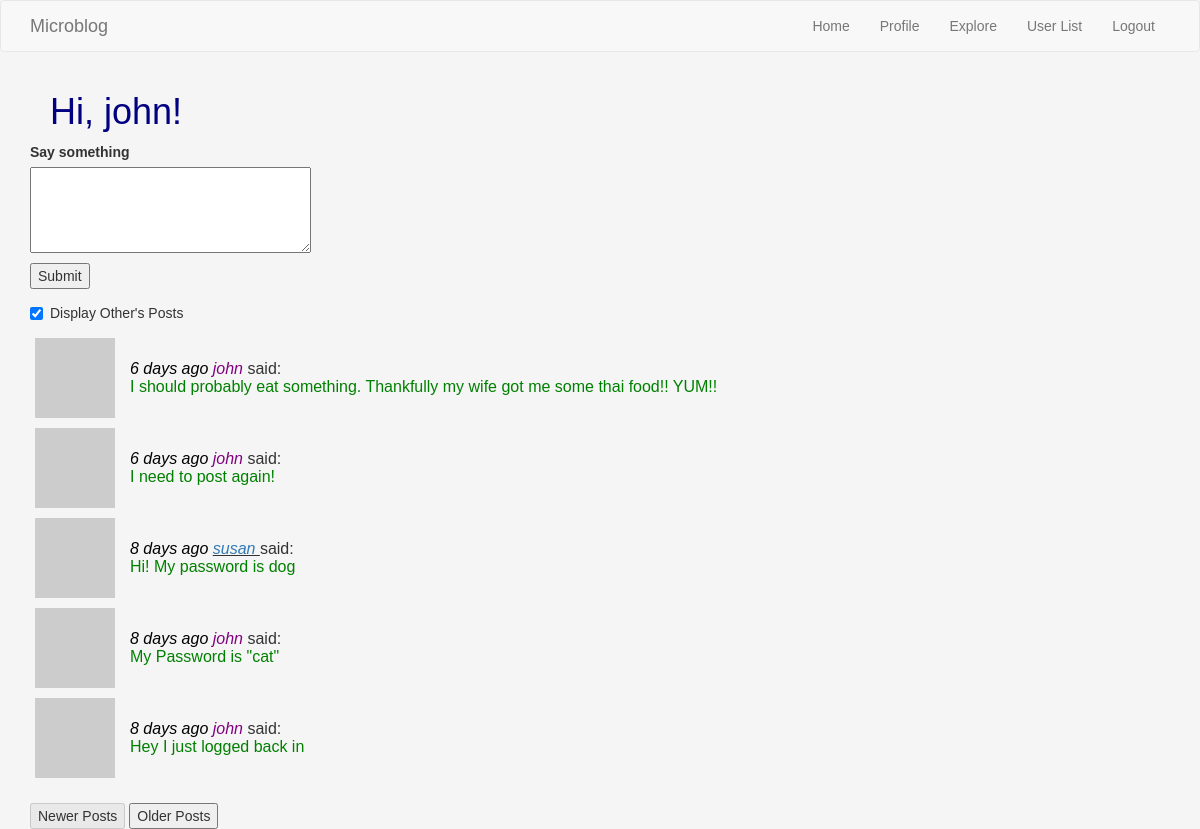
The app's page /index (signed in) with its own data.
### webapp/models.py (models this page shows, shortened)
class User(UserMixin, db.Model):
    id = db.Column(db.Integer, primary_key=True)
    username = db.Column(db.String(64), index=True, unique=True)
    email = db.Column(db.String(120), index=True, unique=True)
    password_hash = db.Column(db.String(128))
    posts = db.relationship('Post', backref='author', lazy='dynamic')
    about_me = db.Column(db.String(140))
    last_seen = db.Column(db.DateTime, default=datetime.utcnow)
    followed = db.relationship(
        'User', secondary=followers,
        primaryjoin=(followers.c.follower_id == id),
        secondaryjoin=(followers.c.followed_id == id),
        backref=db.backref('followers', lazy='dynamic'), lazy='dynamic')
    def followed_posts(self):
        followed = Post.query.join(
            followers, (followers.c.followed_id == Post.user_id)).filter(
            followers.c.follower_id == self.id)
        own = Post.query.filter_by(user_id=self.id)
        return followed.union(own).order_by(Post.timestamp.desc())
    def __repr__(self):
        return '<User {}>'.format(self.username)
    def avatar(self, size):
        digest = md5(self.email.lower().encode('utf-8')).hexdigest()
        return 'https://www.gravatar.com/avatar/{}?d=identicon&s={}'.format(digest, size)

class Post(db.Model):
    id = db.Column(db.Integer, primary_key=True)
    body = db.Column(db.String(140))
    timestamp = db.Column(db.DateTime, index=True, default=datetime.utcnow)
    user_id = db.Column(db.Integer, db.ForeignKey('user.id'))

### webapp/routes.py (the view)
@webapp.route('/', methods=['GET', 'POST'])
@webapp.route('/index', methods=['GET', 'POST'])
@login_required
def index():
    form = PostForm()
    print("form =", id(form), id(form.post))
    print(f"post.data = {form.post.data}")
    if form.validate_on_submit():
        post = Post(body=form.post.data, author=current_user)
        db.session.add(post)
        db.session.commit()
        flash(_('Your post is now live!'))
        return redirect(url_for('index'))
    page, others, max_pages, posts = get_page_list(user=current_user,
                                                   others="yes",
                                                   page=1)
    print("right before render_template:")
    return render_template("index.html",
                           title='Home Page',
                           user=current_user,
                           form=form,
                           page=page,
                           posts=posts,
                           others=others,
                           max_pages=max_pages)

### webapp/forms.py
class PostForm(FlaskForm):
    post = TextAreaField('Say something', validators=[
        DataRequired(), Length(min=1, max=140)])
    submit = SubmitField('Submit')

### webapp/models.py (called while the page is built)
@login.user_loader
def load_user(id):
    return User.query.get(int(id))

### webapp/routes.py (called while the page is built)
@webapp.before_request
def before_request():
    if current_user.is_authenticated:
        current_user.last_seen = datetime.utcnow()
        db.session.commit()

### webapp/templates/index.html (shortened to what this page needs)
{% extends "base.html" %}
{% block app_content %}
    <h1>Hi, {{ current_user.username }}!</h1>
    {% if form %}
        <form action="" method="post">
            <p>
                {{ form.post.label }}<br>
                {{ form.post(cols=32, rows=4) }}<br>
            </p>
            <p>{{ form.submit() }}</p>
        </form>
    {% endif %}
    {% if others and others != "all" %}
        <div class="checkbox">
            <label>
                <input id="others_check" type="checkbox" onclick="othersCheckCallback()">  Display Other's Posts
            </label>
        </div>
    {% endif %}
    {% include '_post_table.html' %}
    <br>
    {% include '_new_old_buttons.html' %}
{% endblock %}

### webapp/templates/_post.html
<tr class="blog">
    <td class="blog"><img src="{{ post.author.avatar(36) }}" alt="Avatar"></td>
    <td class="blog">
            <span class="timestamp">{{ moment(post.timestamp).fromNow() }}</span>
        {% if current_user.username != post.author.username %}
            <span class="blog_name_ref"><a href="{{  url_for('user', username=post.author.username) }}"> {{ post.author.username }} </a></span>
        {% else %}
            <span class="blogname">{{ post.author.username }}</span>
        {% endif %}
        said:
        <br><span class="blogpost"> {{  post.body }}</span></td>
</tr>

### webapp/static/css/mystyle.css (style rules this page uses)
body { background-color: whitesmoke; font-family: Verdana, Arial, Helvetica, sans-serif; }
h1 { color: navy; margin-left: 20px; }
.blog { vertical-align:center }
.blogname { color: purple; font-style: italic; }
.blog_name_ref { font-style: italic; text-decoration: underline; }
tr.blog { border: inherit; }
td.blog { padding: 5px; padding-right: 10px; }
.blogpost { color:green; }
.timestamp { color: black; font-style: italic; }

### records on screen
User: username "john"
Post: timestamp "6 days ago", author.username "john", body "I should probably eat something. Thankfully my wife got me some thai food!! YUM!!"
Post: timestamp "6 days ago", author.username "john", body "I need to post again!"
Post: timestamp "8 days ago", author.username "susan", body "Hi! My password is dog"
Post: timestamp "8 days ago", author.username "john", body "My Password is \"cat\""
Post: timestamp "8 days ago", author.username "john", body "Hey I just logged back in"
